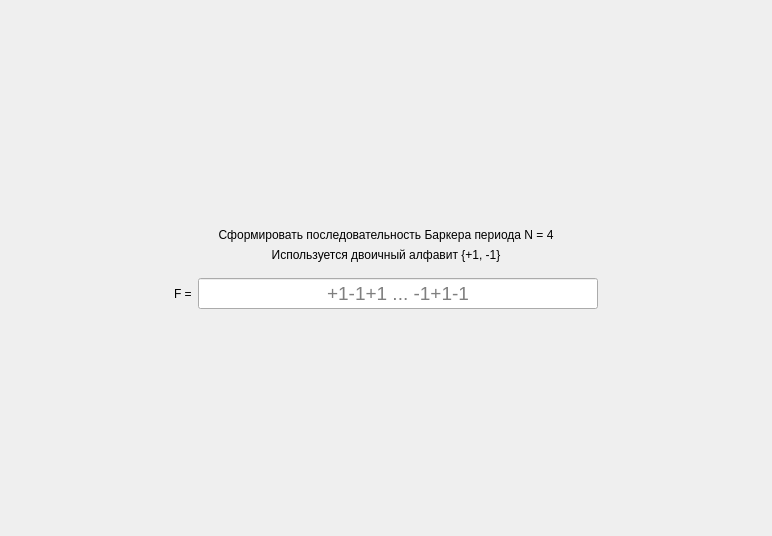
<?xml version="1.0" encoding="UTF-8"?>
<ui version="4.0">
 <class>ScreenTask3</class>
 <widget class="QFrame" name="ScreenTask3">
  <property name="geometry">
   <rect>
    <x>0</x>
    <y>0</y>
    <width>772</width>
    <height>536</height>
   </rect>
  </property>
  <property name="windowTitle">
   <string>Frame</string>
  </property>
  <layout class="QGridLayout" name="gridLayout">
   <property name="leftMargin">
    <number>0</number>
   </property>
   <property name="topMargin">
    <number>0</number>
   </property>
   <property name="rightMargin">
    <number>0</number>
   </property>
   <property name="bottomMargin">
    <number>0</number>
   </property>
   <item row="0" column="0">
    <layout class="QVBoxLayout" name="verticalLayout">
     <item>
      <spacer name="verticalSpacer">
       <property name="orientation">
        <enum>Qt::Vertical</enum>
       </property>
       <property name="sizeHint" stdset="0">
        <size>
         <width>0</width>
         <height>0</height>
        </size>
       </property>
      </spacer>
     </item>
     <item>
      <widget class="QLabel" name="title">
       <property name="styleSheet">
        <string notr="true">font: 75 16pt &quot;MS Shell Dlg 2&quot;;</string>
       </property>
       <property name="text">
        <string>Сформировать последовательность Баркера периода N = 4</string>
       </property>
       <property name="alignment">
        <set>Qt::AlignCenter</set>
       </property>
       <property name="wordWrap">
        <bool>true</bool>
       </property>
      </widget>
     </item>
     <item>
      <widget class="QLabel" name="title_2">
       <property name="styleSheet">
        <string notr="true">font: 75 16pt &quot;MS Shell Dlg 2&quot;;</string>
       </property>
       <property name="text">
        <string>Используется двоичный алфавит {+1, -1}</string>
       </property>
       <property name="alignment">
        <set>Qt::AlignCenter</set>
       </property>
       <property name="wordWrap">
        <bool>true</bool>
       </property>
      </widget>
     </item>
     <item>
      <spacer name="verticalSpacer_3">
       <property name="orientation">
        <enum>Qt::Vertical</enum>
       </property>
       <property name="sizeType">
        <enum>QSizePolicy::Minimum</enum>
       </property>
       <property name="sizeHint" stdset="0">
        <size>
         <width>0</width>
         <height>10</height>
        </size>
       </property>
      </spacer>
     </item>
     <item>
      <layout class="QHBoxLayout" name="horizontalLayout_3">
       <item>
        <spacer name="horizontalSpacer_5">
         <property name="orientation">
          <enum>Qt::Horizontal</enum>
         </property>
         <property name="sizeHint" stdset="0">
          <size>
           <width>0</width>
           <height>0</height>
          </size>
         </property>
        </spacer>
       </item>
       <item>
        <widget class="QLabel" name="label_10">
         <property name="styleSheet">
          <string notr="true">font: 75 14pt &quot;MS Shell Dlg 2&quot;;</string>
         </property>
         <property name="text">
          <string>F =</string>
         </property>
        </widget>
       </item>
       <item>
        <widget class="QLineEdit" name="input">
         <property name="sizePolicy">
          <sizepolicy hsizetype="Fixed" vsizetype="Fixed">
           <horstretch>0</horstretch>
           <verstretch>0</verstretch>
          </sizepolicy>
         </property>
         <property name="minimumSize">
          <size>
           <width>400</width>
           <height>0</height>
          </size>
         </property>
         <property name="font">
          <font>
           <pointsize>14</pointsize>
          </font>
         </property>
         <property name="alignment">
          <set>Qt::AlignCenter</set>
         </property>
         <property name="placeholderText">
          <string>+1-1+1 ... -1+1-1</string>
         </property>
        </widget>
       </item>
       <item>
        <spacer name="horizontalSpacer_6">
         <property name="orientation">
          <enum>Qt::Horizontal</enum>
         </property>
         <property name="sizeHint" stdset="0">
          <size>
           <width>0</width>
           <height>0</height>
          </size>
         </property>
        </spacer>
       </item>
      </layout>
     </item>
     <item>
      <spacer name="verticalSpacer_2">
       <property name="orientation">
        <enum>Qt::Vertical</enum>
       </property>
       <property name="sizeHint" stdset="0">
        <size>
         <width>0</width>
         <height>0</height>
        </size>
       </property>
      </spacer>
     </item>
    </layout>
   </item>
  </layout>
 </widget>
 <resources/>
 <connections/>
</ui>
